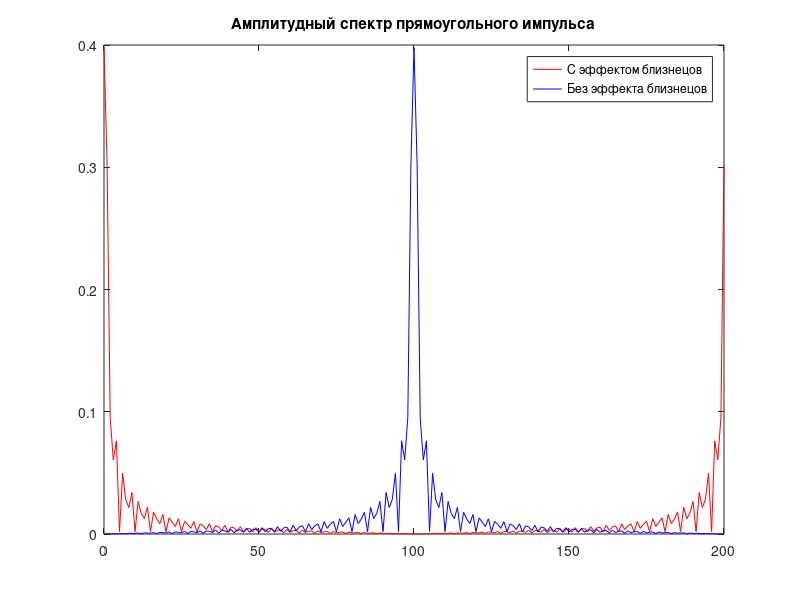
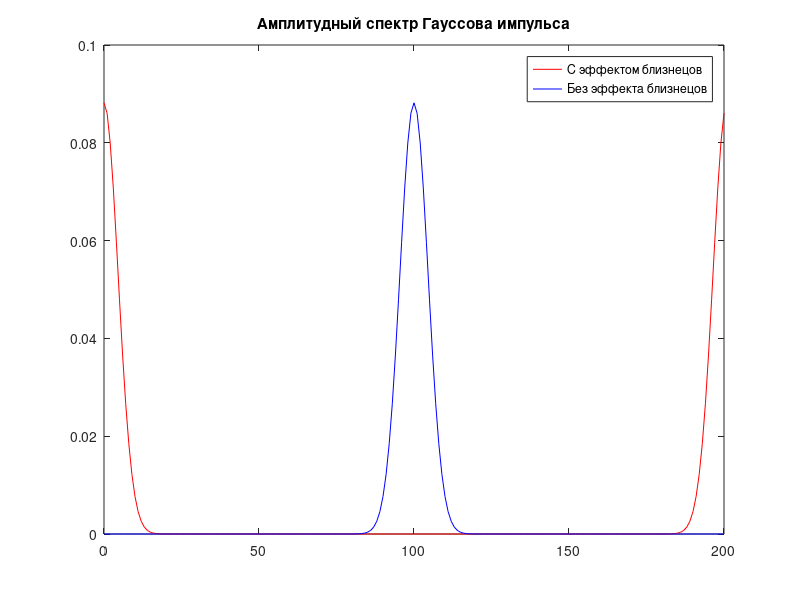
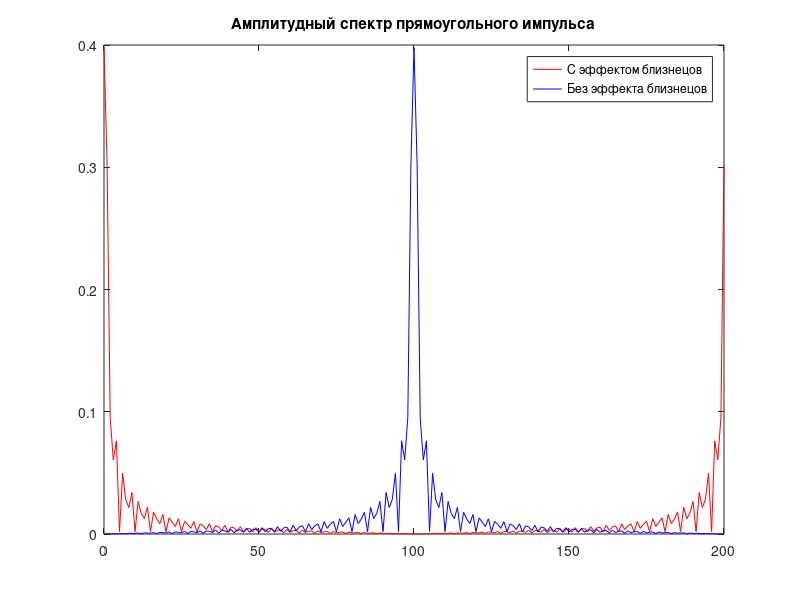
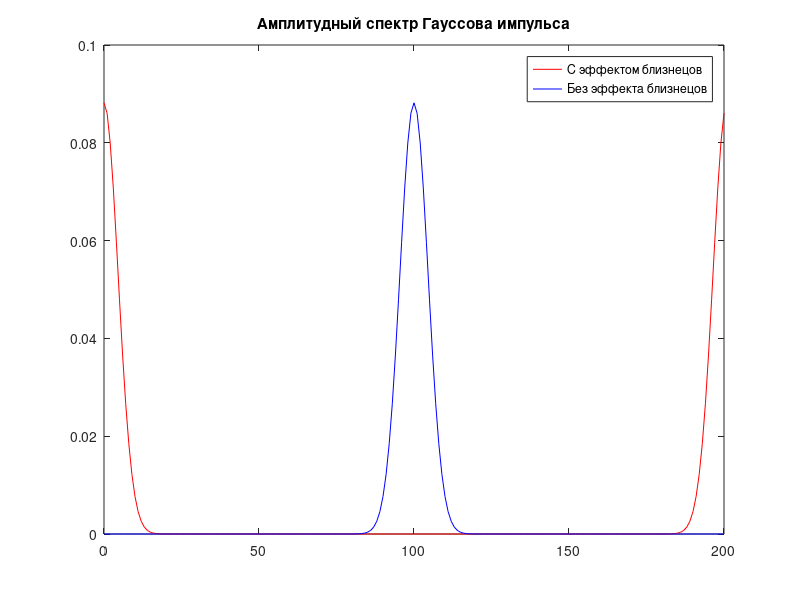

Source code (MATLAB) for these figures, in order:
function lab_02()
T = 2.0;
A = 1.0;
sigma = 0.5;

% Границы расчета
mult = 5;
t = -mult:0.05:mult;

% Расчет импульсных функций
x1 = zeros(size(t));
x1(abs(t) - T < 0) = 1;
x1(abs(t) == T) = 0.5;
x2 = A * exp(-(t/sigma).^2);

% FFT
yx1 = fft(x1);
yx2 = fft(x2);

yg1 = fftshift(yx1);
yg2 = fftshift(yx2);

% DFT
zx1 = dft(x1);
zx2 = dft(x2);

zg1 = fftshift(zx1);
zg2 = fftshift(zx2);

M = 0:length(t)-1;

figure (1);
plot(M,abs(yx1)/length(M),'r',M,abs(yg1)/length(M),'b');
title('Амплитудный спектр прямоугольного импульса');
legend('С эффектом близнецов','Без эффекта близнецов');

figure(2);
plot(M,abs(yx2)/length(M),'r',M,abs(yg2)/length(M),'b');
title('Амплитудный спектр Гауссова импульса');
legend('С эффектом близнецов','Без эффекта близнецов');

figure (3);
plot(M,abs(zx1)/length(M),'r',M,abs(zg1)/length(M),'b');
title('Амплитудный спектр прямоугольного импульса');
legend('С эффектом близнецов','Без эффекта близнецов');

figure (4);
plot(M,abs(zx2)/length(M),'r',M,abs(zg2)/length(M),'b');
title('Амплитудный спектр Гауссова импульса');
legend('С эффектом близнецов','Без эффекта близнецов');
end

% Дискретное преобразование Фурье
function y = dft(x)
a = 0:length(x)-1;
b = -2 * pi * sqrt(-1) * a / length(x);
for i = 1:length(a)
    a(i) = 0;
    for j = 1:length(x)
        a(i) = a(i) + x(j) * exp(b(i) * j);
    end
end
y = a;
end
